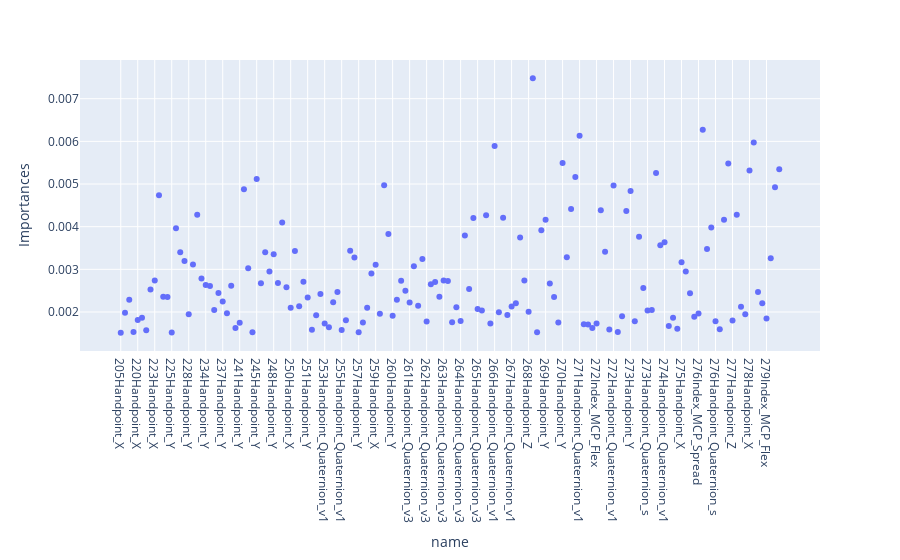

The cell this chart's notebook holds for it:
### Code cell
px.scatter(clf.feature_importances_)
FImportances = pd.DataFrame(clf.feature_importances_, columns=['Importances'])
FImportances['time'] = np.repeat(np.arange(0,280), 27)
FImportances['featurename'] = 280*list(featurenames)
FImportances['name'] = FImportances['time'].astype(str) + FImportances['featurename']
Important = FImportances.loc[FImportances['Importances'] > 0.0015]
FImportances2 = FImportances.groupby('featurename')['Importances'].mean()
px.scatter(Important, x = 'name', y = 'Importances')

### Figure 1 — Plotly figure (JSON) as saved in the notebook; plotly's stock layout.template omitted (floating-point values rounded to 4 significant figures; data arrays with more than 128 entries replaced by an {"elided": "..."} marker saying what was removed)
{"data": [{"hovertemplate": "name=%{x}<br>Importances=%{y}<extra></extra>", "legendgroup": "", "marker": {"color": "#636efa", "symbol": "circle"}, "mode": "markers", "name": "", "orientation": "v", "showlegend": false, "type": "scatter", "x": {"elided": "156 str values"}, "xaxis": "x", "y": {"elided": "156 float values"}, "yaxis": "y"}], "layout": {"legend": {"tracegroupgap": 0}, "margin": {"t": 60}, "xaxis": {"anchor": "y", "domain": [0, 1], "title": {"text": "name"}}, "yaxis": {"anchor": "x", "domain": [0, 1], "title": {"text": "Importances"}}}}
